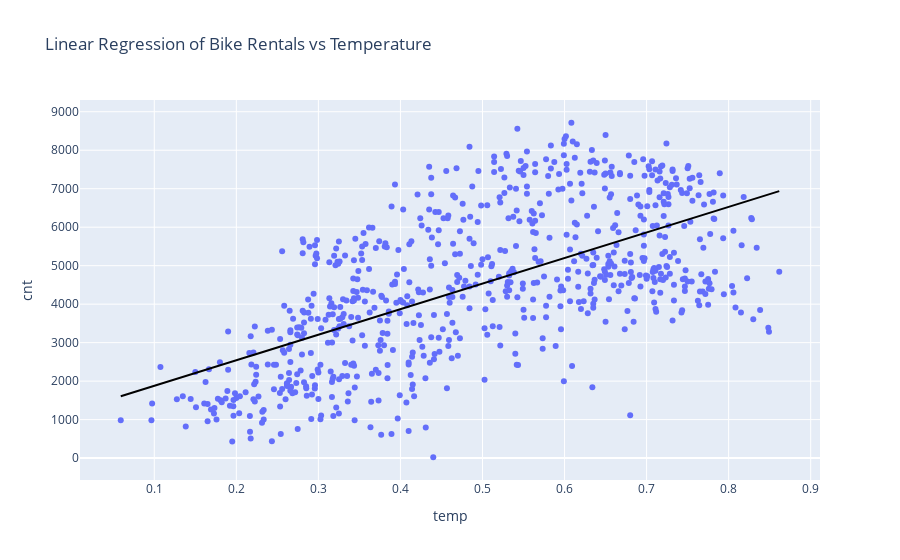

Write notebook code for a chart like this one.
### Markdown cell above
## Modeling

10.  Fit a linear model predicting total daily bike rentals from daily temperature.
    Write the linear model, interpret the slope and the intercept in context of the data, and determine and interpret the $R^2$.

10. Fit another linear model predicting total daily bike rentals from daily feeling temperature.
    Write the linear model, interpret the slope and the intercept in context of the data, and determine and interpret the $R^2$.
    Is temperature or feeling temperature a better predictor of bike rentals?
    Explain your reasoning.

11. Fit a model predicting total daily bike rentals from workingday, temperature (raw and feeling), holiday, and an interaction term between holiday and raw temperature (raw_temp * holiday_no). Use the **.get_dummies()** function to get dummy variables for the categorical data. Plot the residual of your prediction.

NOTE - in this case you won't be able to directly 2D scatter plot the results because you have too many variables. But you can still think of a way to visualize this fit...eg 3D scatter with facets or colors.

### Code cell
import plotly.express as px
from sklearn.linear_model import LinearRegression
import pandas as pd

DF_model = DF[['cnt', 'temp']] 

X = DF_model['temp'].values.reshape(-1, 1)  
y = DF_model['cnt']  

LM = LinearRegression()
LM.fit(X, y)

DF_model['prediction'] = LM.predict(X)

fig = px.scatter(DF_model, x='temp', y='cnt', title="Linear Regression of Bike Rentals vs Temperature")

fig.add_trace(
    px.line(DF_model, x='temp', y='prediction', color_discrete_sequence=['black']).data[0]
)

fig.show()

slope = LM.coef_[0]
intercept = LM.intercept_

print(f"Linear Model: cnt = {intercept:.2f} + ({slope:.2f}) * temp")

### Figure 1 — Plotly figure (JSON) as saved in the notebook; plotly's stock layout.template omitted (floating-point values rounded to 4 significant figures; data arrays with more than 128 entries replaced by an {"elided": "..."} marker saying what was removed)
{"data": [{"hovertemplate": "temp=%{x}<br>cnt=%{y}<extra></extra>", "legendgroup": "", "marker": {"color": "#636efa", "symbol": "circle"}, "mode": "markers", "name": "", "orientation": "v", "showlegend": false, "type": "scatter", "x": {"elided": "731 float values"}, "xaxis": "x", "y": {"elided": "731 int values"}, "yaxis": "y"}, {"hovertemplate": "temp=%{x}<br>prediction=%{y}<extra></extra>", "legendgroup": "", "line": {"color": "black", "dash": "solid"}, "marker": {"symbol": "circle"}, "mode": "lines", "name": "", "orientation": "v", "showlegend": false, "type": "scatter", "x": {"elided": "731 float values"}, "xaxis": "x", "y": {"elided": "731 float values"}, "yaxis": "y"}], "layout": {"autosize": true, "legend": {"tracegroupgap": 0}, "title": {"text": "Linear Regression of Bike Rentals vs Temperature"}, "xaxis": {"anchor": "y", "autorange": true, "domain": [0, 1], "range": [0.007557, 0.9132], "title": {"text": "temp"}, "type": "linear"}, "yaxis": {"anchor": "x", "autorange": true, "domain": [0, 1], "range": [-695.3, 9431.0], "title": {"text": "cnt"}, "type": "linear"}}}
